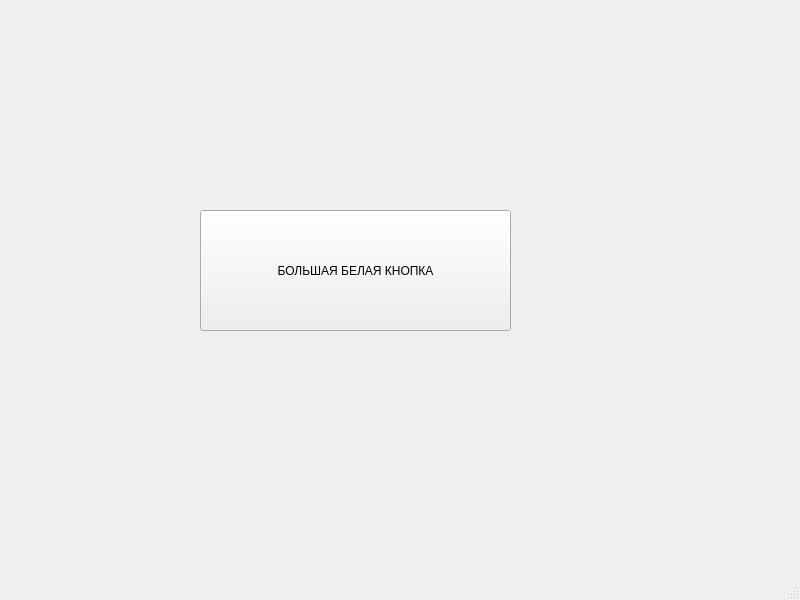
<?xml version="1.0" encoding="UTF-8"?>
<ui version="4.0">
 <class>MainWindow</class>
 <widget class="QMainWindow" name="MainWindow">
  <property name="geometry">
   <rect>
    <x>0</x>
    <y>0</y>
    <width>800</width>
    <height>600</height>
   </rect>
  </property>
  <property name="sizePolicy">
   <sizepolicy hsizetype="Fixed" vsizetype="Fixed">
    <horstretch>0</horstretch>
    <verstretch>0</verstretch>
   </sizepolicy>
  </property>
  <property name="windowTitle">
   <string>MainWindow</string>
  </property>
  <widget class="QWidget" name="centralwidget">
   <widget class="QPushButton" name="pushButton">
    <property name="geometry">
     <rect>
      <x>200</x>
      <y>210</y>
      <width>311</width>
      <height>121</height>
     </rect>
    </property>
    <property name="text">
     <string>БОЛЬШАЯ БЕЛАЯ КНОПКА</string>
    </property>
   </widget>
  </widget>
  <widget class="QMenuBar" name="menubar">
   <property name="geometry">
    <rect>
     <x>0</x>
     <y>0</y>
     <width>800</width>
     <height>21</height>
    </rect>
   </property>
  </widget>
  <widget class="QStatusBar" name="statusbar"/>
 </widget>
 <resources/>
 <connections/>
</ui>
